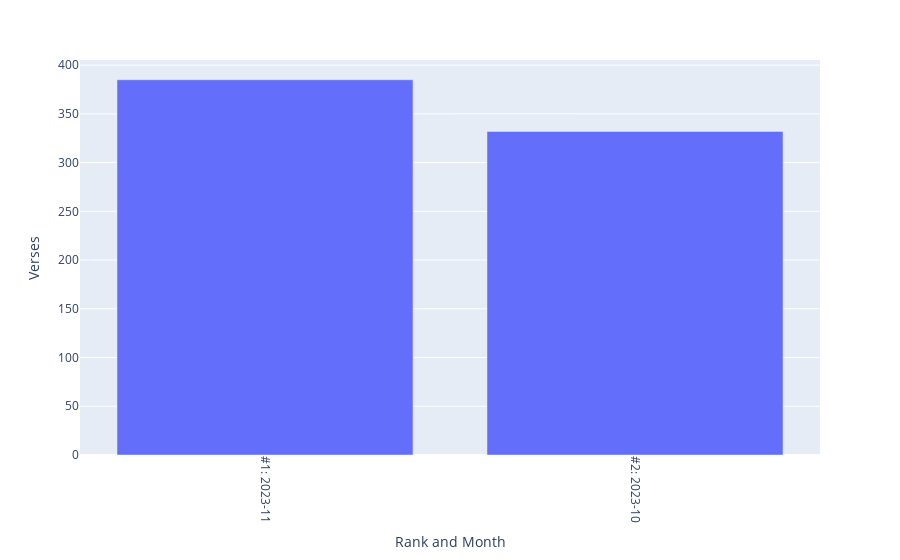

Notebook code for this chart:
### Code cell
fig_top_months_by_verses = px.bar(df_top_months_by_verses, 
x = 'Rank and Month', y = 'Verses')
fig_top_months_by_verses.update_xaxes(tickangle = 90)
fig_top_months_by_verses.write_html('Analyses/top_months_by_verses.html')
fig_top_months_by_verses.write_image(
    'Analyses/top_months_by_verses.png', 
    width = 1920, height = 1080, engine = 'kaleido', scale = 2)
fig_top_months_by_verses

### Figure 1 — Plotly figure (JSON) as saved in the notebook; plotly's stock layout.template omitted (floating-point values rounded to 4 significant figures)
{"data": [{"alignmentgroup": "True", "hovertemplate": "Rank and Month=%{x}<br>Verses=%{y}<extra></extra>", "legendgroup": "", "marker": {"color": "#636efa", "pattern": {"shape": ""}}, "name": "", "offsetgroup": "", "orientation": "v", "showlegend": false, "textposition": "auto", "type": "bar", "x": ["#1: 2023-11", "#2: 2023-10"], "xaxis": "x", "y": [385, 332], "yaxis": "y"}], "layout": {"barmode": "relative", "legend": {"tracegroupgap": 0}, "margin": {"t": 60}, "xaxis": {"anchor": "y", "domain": [0, 1], "tickangle": 90, "title": {"text": "Rank and Month"}}, "yaxis": {"anchor": "x", "domain": [0, 1], "title": {"text": "Verses"}}}}
